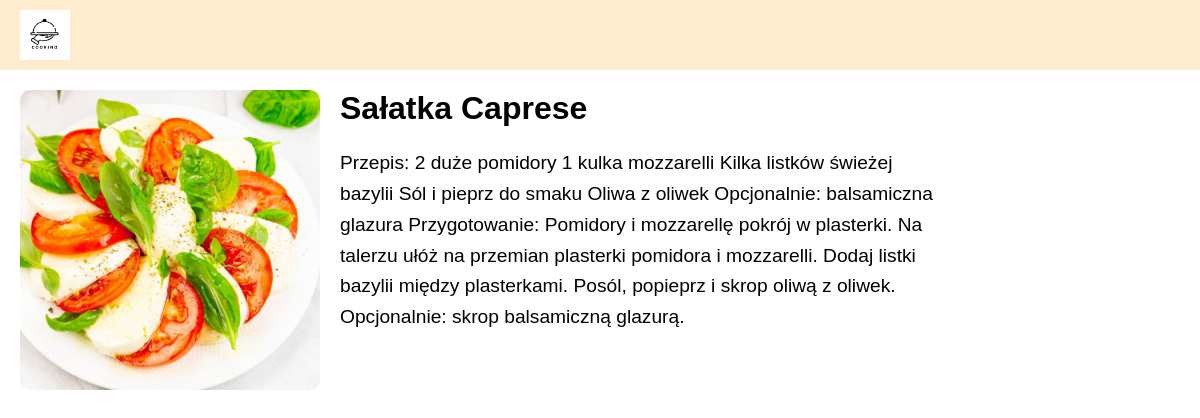
The page /product.php?id=42 on the database its author committed.
### tables this page shows
CREATE TABLE `product` (
  `ID` int(11) NOT NULL,
  `name` varchar(70) NOT NULL,
  `price` decimal(10,2) NOT NULL,
  `image` varchar(255) DEFAULT NULL,
  `description` text NOT NULL
);

### product.php (the view, shortened to what this page needs)
<!DOCTYPE html>
<html lang="pl">
<head>
    <link rel="stylesheet" href="style.css">
</head>
<body>
    <header class="flex-container topnav">
        <img src="img/logo.png" alt="logo" id="logo">
    </header>
    <main>
        <?php
        include "db_connection.php";
        if (isset($_GET['id'])) {
            $id = intval($_GET['id']);
            $sql = "SELECT name, description, image FROM product WHERE id = $id";
            $result = $conn->query($sql);
            if ($result->num_rows > 0) {
                $row = $result->fetch_assoc();
                echo '<div class="product-details">';
                echo '<div class="product-image">';
                echo '<img src="uploads/' . $row['image'] . '" alt="' . $row['name'] . '">';
                echo '</div>';
                echo '<div class="product-info">';
                echo '<h1>' . $row['name'] . '</h1>';
                echo '<p>Przepis: ' . $row['description'] . '</p>';
                echo '</div>';
                echo '</div>';
            } else {
                echo "Produkt nie został znaleziony.";
            }
        } else {
            echo "Nieprawidłowe ID produktu.";
        }
        ?>
    </main>
</body>
</html>

### style.css (style rules this page uses)
html, body { margin: 0; padding: 0; font-family: Arial, sans-serif; }
#logo { width: 50px; height: 50px; }
.flex-container { display: flex; justify-content: space-between; align-items: center; }
.topnav { background-color: blanchedalmond; padding: 10px 20px; }
.product-details { display: flex; align-items: flex-start; margin: 20px; }
.product-image img { max-width: 300px; height: auto; border-radius: 10px; margin-right: 20px; }
.product-info { max-width: 600px; }
.product-info h1 { margin-top: 0; }
.product-info p { font-size: 1.2em; line-height: 1.6; }

### rows shown on the page
product: image (picture), name "Sałatka Caprese", description "2 duże pomidory 1 kulka mozzarelli Kilka listków świeżej bazylii Sól i pieprz do smaku Oliwa z oliwek Opcjonalnie: balsamiczna glazura Przygotowanie: Pomidory i mozzarellę pokrój w plasterki. Na talerzu ułóż na przemian plasterki pomidora i mozzarelli. Dodaj listki bazylii między plasterkami. Posól, popieprz i skrop oliwą z oliwek. Opcjonalnie: skrop balsamiczną glazurą."
